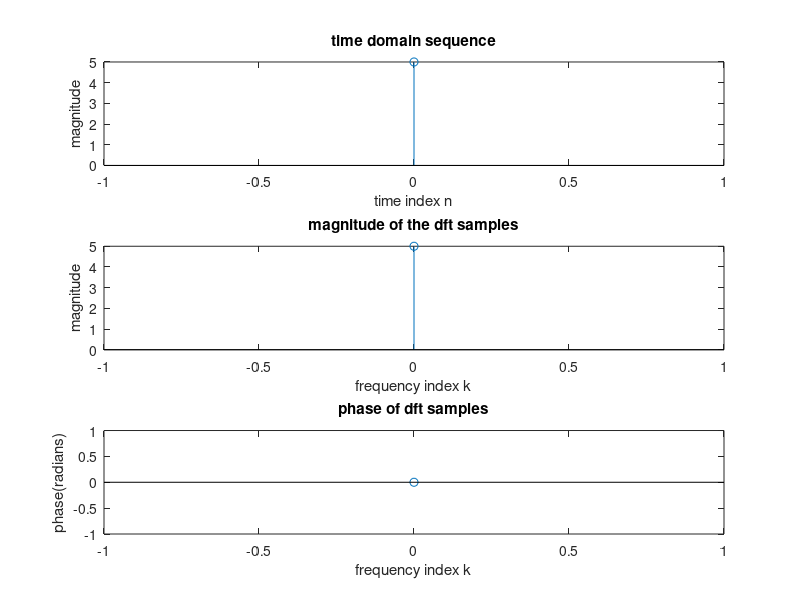

Recreate this plot in MATLAB.
clc;clear all;close all;
x=input('type in a N point sequence which is a power of 2');
N=length(x);
X=fft(x,N);
magX=abs(X);
phaX=angle(X);
n=0:N-1;
subplot(3,1,1);
stem(n,x);
title('time domain sequence');
xlabel('time index n');
ylabel('magnitude');
subplot(3,1,2);
k=0:N-1;
stem(k,magX);
title('magnitude of the dft samples');
xlabel('frequency index k');
ylabel('magnitude');
subplot(3,1,3);
stem(k,phaX);
title('phase of dft samples');
xlabel('frequency index k');
ylabel('phase(radians)');
disp('input sequence');
disp(x);
disp('dft of the sequence');
disp(X);
x1=ifft(X,N);
disp(x1)